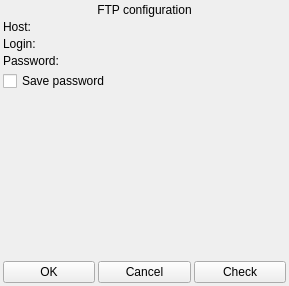
<?xml version="1.0" encoding="UTF-8"?>
<ui version="4.0">
 <class>ConnectionSetup</class>
 <widget class="QWidget" name="ConnectionSetup">
  <property name="geometry">
   <rect>
    <x>0</x>
    <y>0</y>
    <width>289</width>
    <height>286</height>
   </rect>
  </property>
  <property name="windowTitle">
   <string>Form</string>
  </property>
  <layout class="QVBoxLayout" name="verticalLayout">
   <property name="spacing">
    <number>3</number>
   </property>
   <property name="leftMargin">
    <number>3</number>
   </property>
   <property name="topMargin">
    <number>3</number>
   </property>
   <property name="rightMargin">
    <number>3</number>
   </property>
   <property name="bottomMargin">
    <number>3</number>
   </property>
   <item>
    <widget class="QLabel" name="pageName">
     <property name="text">
      <string>FTP configuration</string>
     </property>
     <property name="alignment">
      <set>Qt::AlignCenter</set>
     </property>
    </widget>
   </item>
   <item>
    <widget class="QLabel" name="hostLabel">
     <property name="text">
      <string>Host:</string>
     </property>
    </widget>
   </item>
   <item>
    <widget class="QLabel" name="loginLabel">
     <property name="text">
      <string>Login:</string>
     </property>
    </widget>
   </item>
   <item>
    <widget class="QLabel" name="passwordLabel">
     <property name="text">
      <string>Password:</string>
     </property>
    </widget>
   </item>
   <item>
    <widget class="QCheckBox" name="saveInfoCheckBox">
     <property name="text">
      <string>Save password</string>
     </property>
    </widget>
   </item>
   <item>
    <spacer name="verticalSpacer">
     <property name="orientation">
      <enum>Qt::Vertical</enum>
     </property>
     <property name="sizeHint" stdset="0">
      <size>
       <width>20</width>
       <height>40</height>
      </size>
     </property>
    </spacer>
   </item>
   <item>
    <layout class="QHBoxLayout" name="buttonsLayout">
     <item>
      <widget class="QPushButton" name="okButton">
       <property name="text">
        <string>OK</string>
       </property>
      </widget>
     </item>
     <item>
      <widget class="QPushButton" name="cancelButton">
       <property name="text">
        <string>Cancel</string>
       </property>
      </widget>
     </item>
     <item>
      <widget class="QPushButton" name="checkButton">
       <property name="text">
        <string>Check</string>
       </property>
      </widget>
     </item>
    </layout>
   </item>
  </layout>
 </widget>
 <resources/>
 <connections/>
</ui>
